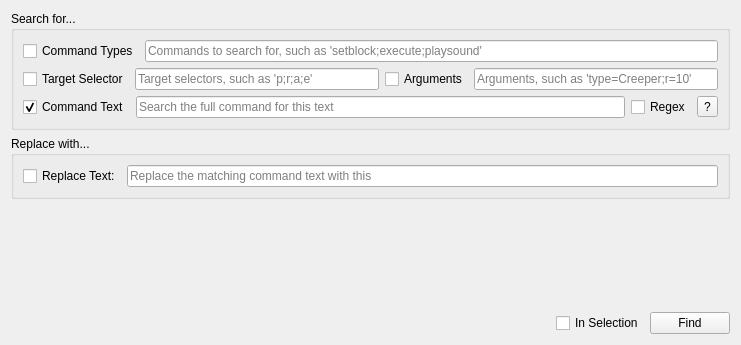
<?xml version="1.0" encoding="UTF-8"?>
<ui version="4.0">
 <class>findCommandsWidget</class>
 <widget class="QWidget" name="findCommandsWidget">
  <property name="geometry">
   <rect>
    <x>0</x>
    <y>0</y>
    <width>741</width>
    <height>345</height>
   </rect>
  </property>
  <property name="windowTitle">
   <string>Find/Replace Commands</string>
  </property>
  <layout class="QVBoxLayout" name="verticalLayout">
   <item>
    <widget class="QGroupBox" name="groupBox">
     <property name="title">
      <string>Search for...</string>
     </property>
     <layout class="QVBoxLayout" name="verticalLayout_2">
      <item>
       <layout class="QHBoxLayout" name="horizontalLayout_9">
        <item>
         <widget class="QCheckBox" name="commandTypesCheckbox">
          <property name="text">
           <string>Command Types</string>
          </property>
         </widget>
        </item>
        <item>
         <widget class="QLineEdit" name="commandTypesField">
          <property name="placeholderText">
           <string>Commands to search for, such as 'setblock;execute;playsound'</string>
          </property>
         </widget>
        </item>
       </layout>
      </item>
      <item>
       <layout class="QHBoxLayout" name="horizontalLayout_10">
        <item>
         <widget class="QCheckBox" name="selectorsCheckbox">
          <property name="text">
           <string>Target Selector</string>
          </property>
         </widget>
        </item>
        <item>
         <widget class="QLineEdit" name="tagPathBox">
          <property name="placeholderText">
           <string>Target selectors, such as 'p;r;a;e'</string>
          </property>
         </widget>
        </item>
        <item>
         <widget class="QCheckBox" name="argumentsCheckbox">
          <property name="text">
           <string>Arguments</string>
          </property>
         </widget>
        </item>
        <item>
         <widget class="QLineEdit" name="argumentsField">
          <property name="placeholderText">
           <string>Arguments, such as 'type=Creeper;r=10'</string>
          </property>
         </widget>
        </item>
       </layout>
      </item>
      <item>
       <layout class="QHBoxLayout" name="horizontalLayout_23">
        <item>
         <widget class="QCheckBox" name="commandTextCheckbox">
          <property name="text">
           <string>Command Text</string>
          </property>
          <property name="checked">
           <bool>true</bool>
          </property>
         </widget>
        </item>
        <item>
         <widget class="QLineEdit" name="commandTextField">
          <property name="placeholderText">
           <string>Search the full command for this text</string>
          </property>
         </widget>
        </item>
        <item>
         <widget class="QCheckBox" name="checkBox_2">
          <property name="text">
           <string>Regex</string>
          </property>
         </widget>
        </item>
        <item>
         <widget class="QToolButton" name="regexHelpButton">
          <property name="text">
           <string>?</string>
          </property>
         </widget>
        </item>
       </layout>
      </item>
     </layout>
    </widget>
   </item>
   <item>
    <widget class="QGroupBox" name="groupBox_2">
     <property name="title">
      <string>Replace with...</string>
     </property>
     <layout class="QVBoxLayout" name="verticalLayout">
      <item>
       <layout class="QHBoxLayout" name="horizontalLayout_26">
        <item>
         <widget class="QCheckBox" name="replaceTextCheckbox">
          <property name="text">
           <string>Replace Text:</string>
          </property>
         </widget>
        </item>
        <item>
         <widget class="QLineEdit" name="replaceTextField">
          <property name="placeholderText">
           <string>Replace the matching command text with this</string>
          </property>
         </widget>
        </item>
       </layout>
      </item>
     </layout>
    </widget>
   </item>
   <item>
    <spacer name="verticalSpacer">
     <property name="orientation">
      <enum>Qt::Vertical</enum>
     </property>
     <property name="sizeHint" stdset="0">
      <size>
       <width>20</width>
       <height>40</height>
      </size>
     </property>
    </spacer>
   </item>
   <item>
    <layout class="QHBoxLayout" name="horizontalLayout_21">
     <item>
      <spacer name="horizontalSpacer">
       <property name="orientation">
        <enum>Qt::Horizontal</enum>
       </property>
       <property name="sizeHint" stdset="0">
        <size>
         <width>40</width>
         <height>20</height>
        </size>
       </property>
      </spacer>
     </item>
     <item>
      <widget class="QCheckBox" name="inSelectionCheckbox">
       <property name="text">
        <string>In Selection</string>
       </property>
       <property name="checkable">
        <bool>true</bool>
       </property>
       <property name="checked">
        <bool>false</bool>
       </property>
      </widget>
     </item>
     <item>
      <widget class="QPushButton" name="findButton">
       <property name="text">
        <string>Find</string>
       </property>
      </widget>
     </item>
    </layout>
   </item>
  </layout>
 </widget>
 <resources/>
 <connections/>
</ui>
